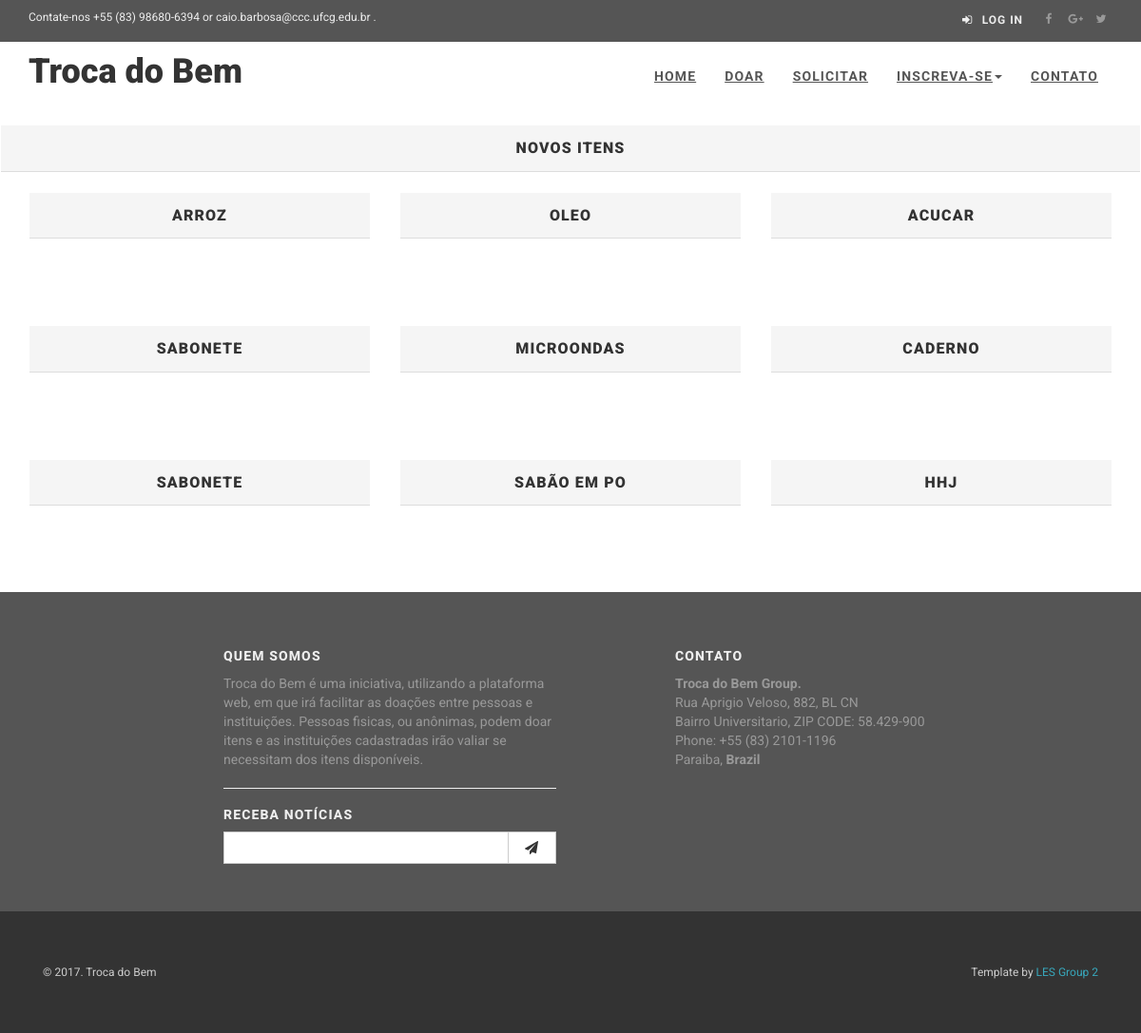
Before: /new-items/ with the older database file.
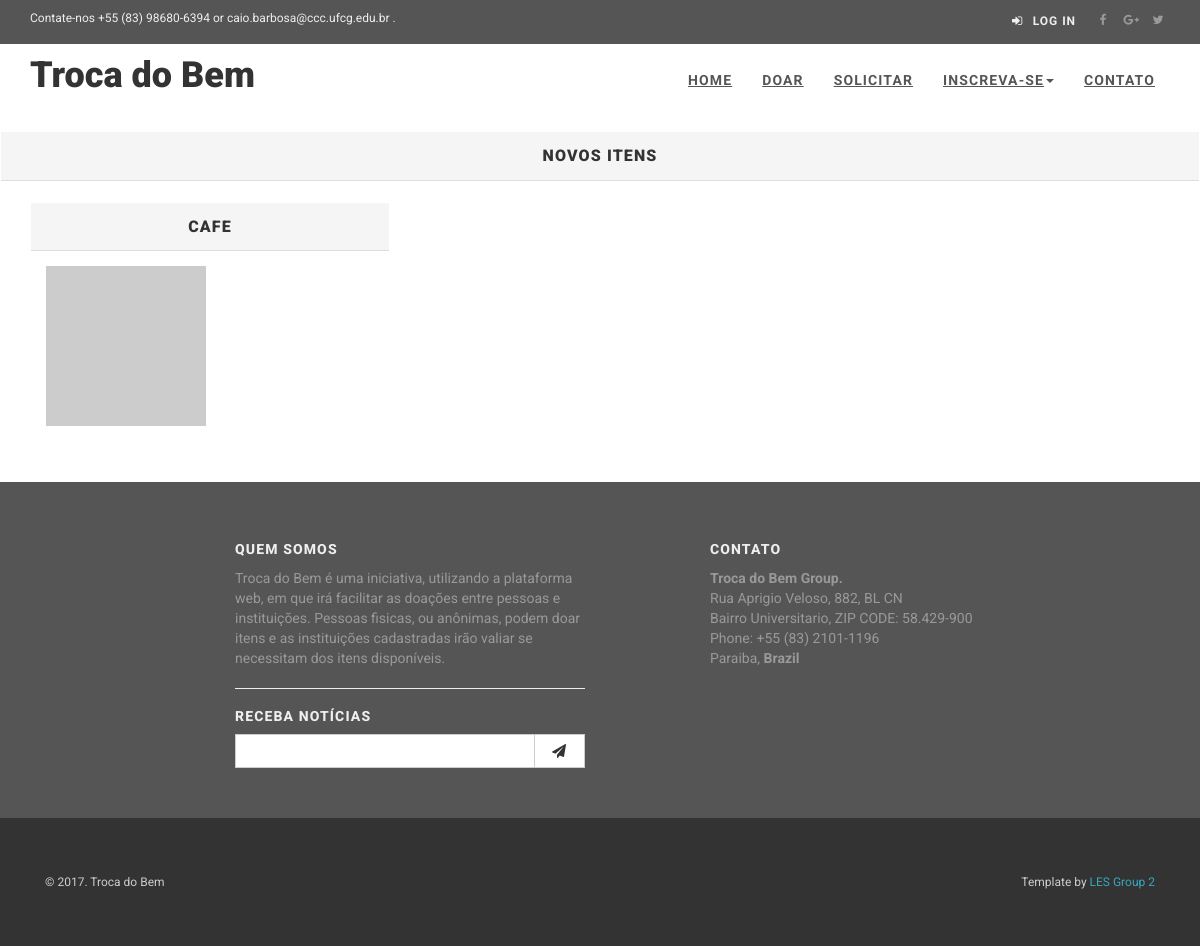
After: the same page with the newer database file.
### app/models.py (models this page shows, shortened)
class TimeStamped(models.Model):
    class Meta:
        abstract = True
    created_at = models.DateTimeField(auto_now_add=True)
    published_at = models.DateTimeField(auto_now=True)

class Item(TimeStamped):
    owner = models.ForeignKey(User, on_delete=models.CASCADE)
    description = models.CharField(max_length=300)
    name_item = models.CharField(max_length=100)
    photo = models.URLField()
    status = models.BooleanField(default=True)

### app/views/ShowcaseNewItemView.py (the view)
# urls.py: url(r'^new-items/$', new_item_showcase_view, name='list_new_item'),
def new_item_showcase_view(request):
    items = Item.objects.all().filter(status=True)
    return render(request, 'view_showcase_new_items.html',
                  {'items': items})

### app/templates/view_showcase_new_items.html
{% extends 'base.html' %}
{% load staticfiles %}
{% block content %}
    <div class="panel panel-default">
        <div class="panel-heading">
            <h3 class="panel-title">
                <center>Novos Itens</center>
            </h3>
        </div>
    </div>
    <div class="container">
	<div class="row">
{% for item in items %}
                                    <div class="col-md-4">
                                        <div class="treasure panel panel-default">
                                            <div class="panel-heading">
                                                <h3 class="panel-title" align="center">{{ item.name_item }}</h3>
                                            </div>
                                            <div class="panel-body">
                                                <a href="/new-items/{{ item.id }}">
                                                    <div class="treasure-photo">
                                                        <img src="{{ item.photo }}">
                                                    </div>
                                                </a>
                                            </div>
                                        </div>
                                    </div>
      {% if forloop.counter|divisibleby:3 and not forloop.last %}
        </div><br><div class="row">
      {% endif %}
	{% endfor %}
	</div><br>
    </div>
{% endblock %}

### app/templates/base.html (shortened to what this page needs)
{% load staticfiles %}
{% load filters %}
<!DOCTYPE html>
<html lang="en">
{% block head %}
    {% include 'head.html' %}
    <link href="{% static 'css/parsley.css' %}" rel="stylesheet">
    <link href="{% static 'css/sweetalert.min.css' %}" rel="stylesheet">
{% endblock %}
<body>
<div id="all">
    {% include 'header.html' %}
    {% block content %}
    {% endblock %}
    {% include 'footer.html' %}
</body>
</html>

### app/templates/head.html (shortened to what this page needs)
{% load staticfiles %}
<head>
    <link rel="stylesheet" href="http://maxcdn.bootstrapcdn.com/font-awesome/4.3.0/css/font-awesome.min.css">
    <link rel="stylesheet" href="{% static 'bootstrap/css/bootstrap.min.css' %}">
    <link href="{% static 'css/animate.css' %}" rel="stylesheet">
    <link href="{% static 'css/style.default.css' %}" rel="stylesheet" id="theme-stylesheet">
    <link href="{% static 'css/custom.css' %}" rel="stylesheet">
    <link href="{% static 'plugins/datepicker/datepicker3.css' %}" rel="stylesheet">
    <link href="{% static 'css/owl.carousel.css' %}" rel="stylesheet">
    <link href="{% static 'css/owl.theme.css' %}" rel="stylesheet">
</head>

### app/templates/header.html (shortened to what this page needs)
{% load staticfiles %}
<header>
    <div id="top">
        <div class="container">
            <div class="row">
                <div class="col-xs-5 contact">
                    <p class="hidden-sm hidden-xs">Contate-nos +55 (83) 98680-6394 or caio.barbosa@ccc.ufcg.edu.br .</p>
                </div>
                <div class="col-xs-7">
                    <div class="social">
                        <a href="#" class="external facebook" data-animate-hover="pulse"><i
                                class="fa fa-facebook"></i></a>
                        <a href="#" class="external gplus" data-animate-hover="pulse"><i
                                class="fa fa-google-plus"></i></a>
                        <a href="#" class="external twitter" data-animate-hover="pulse"><i
                                class="fa fa-twitter"></i></a>
                    </div>
                    {% if request.user.is_authenticated %}
                        <div class="login" style="width: 75%">
                        <div class="row">
                            <div class="col-xs-6">
                                <p class="" style="font-size: 14px;">Olá, {{ request.user.first_name }}</p>
                            </div>
                            <div class="col-xs-3">
                                <a href="{% url 'painel' %}"><i class="fa fa-sign-in"></i>
                                    <span class="hidden-xs text-uppercase">Painel</span></a>
                            </div>
                            <div class="col-xs-3">
                                <a href="{% url "auth_logout" %}"><i class="fa fa-sign-in"></i>
                                    <span class="hidden-xs text-uppercase">Logout</span></a>
                            </div>
                        </div>
                    {% else %}
                        <div class="login">
                        <a href="{% url "login" %}"><i class="fa fa-sign-in"></i>
                            <span class="hidden-xs text-uppercase">Log in</span></a>
                    {% endif %}
                    </div>
                    </div>
                </div>
            </div>
        </div>
        <div class="navbar-affixed-top" data-spy="affix" data-offset-top="200">
            <div class="navbar navbar-default yamm" role="navigation" id="navbar">
                <div class="container">
                    <div class="navbar-header">
                        <a class="navbar-brand home" href="/">
                            <h1 style="margin-top: 2px;"> Troca do Bem</h1>
                        </a>
                    </div>
                    <div class="navbar-collapse collapse" id="navigation">
                        <ul class="nav navbar-nav navbar-right">
                            <li id="home_base" class="">
                                <a id="home_link" href="/">Home</a>
                            </li>
                            {% if not user.institute %}
                                <li id="menu_noticias" class="">
                                    <a id="noticias_link" href="{% url "add_object_home" %}">Doar</a>
                                </li>
                            {% endif %}
                            {% if not user.commonuser %}
                                <li id="menu_noticias" class="">
                                    <a id="noticias_link" href="{% url "add_requirement_home" %}">Solicitar</a>
                                </li>
                            {% endif %}
                            <li class="dropdown">
                                <a id="inscrevase_link" class="dropdown-toggle"
                                   data-toggle="dropdown">Inscreva-se<b
                                        class="caret"></b></a>
                            </li>
                            <li id="menu_contato" class="">
                                <a id="contato_link" href="/#contato">Contato</a>
                            </li>
                        </ul>
                    </div>
                </div>
            </div>
        </div>
    </div>

### app/templates/footer.html (shortened to what this page needs)
{% load staticfiles %}
<footer id="footer">
    <div class="container">
        <div class="col-md-4 col-md-offset-2 col-sm-6 ">
            <h4>Quem somos</h4>
            <p>Troca do Bem é uma iniciativa, utilizando a plataforma web, em que irá facilitar as
                doações entre pessoas e instituições. Pessoas fisicas, ou anônimas,
                podem doar itens e as instituições cadastradas irão valiar se necessitam dos
                itens disponíveis.</p>
            <hr>
            <h4>Receba Notícias</h4>
            <form method="post" action="#">
                <div class="input-group">
                    <input type="email" class="form-control" name="email" id="subscribe" required>
                    <span class="input-group-btn">
                        <button class="btn btn-default" type="submit"><i class="fa fa-send"></i></button>
                    </span>
                </div>
            </form>
        </div>
        <div class="col-md-4 col-md-offset-1 col-sm-6">
            <h4>Contato</h4>
            <p><strong>Troca do Bem Group.</strong>
                <br>Rua Aprigio Veloso, 882, BL CN
                <br>Bairro Universitario, ZIP CODE: 58.429-900
                <br>Phone: +55 (83) 2101-1196
                <br>Paraiba, <strong>Brazil</strong>
                <br>
            </p>
        </div>
    </div>
</footer>
<div id="copyright">
    <div class="container">
        <div class="col-md-12">
            <p class="pull-left">&copy; 2017. Troca do Bem </p>
            <p class="pull-right">Template by <a href="#">LES Group 2</a>
            </p>
        </div>
    </div>
</div>

### static/css/custom.css (style rules this page uses)
@media screen and (min-width: 0px) { .hero > hgroup > h1,h2,h3 { color: #ffffff; } }
.dropdown { position: relative; display: inline-block; }

Changed rows visible on the page:
removed Item: name_item "ARROZ"
removed Item: name_item "OLEO"
removed Item: name_item "ACUCAR"
removed Item: name_item "SABONETE"
removed Item: name_item "MICROONDAS"
removed Item: name_item "SABONETE"
removed Item: name_item "SABÃO EM PO"
removed Item: name_item "HHJ"
changed Item: name_item "CADERNO" → "CAFE"
